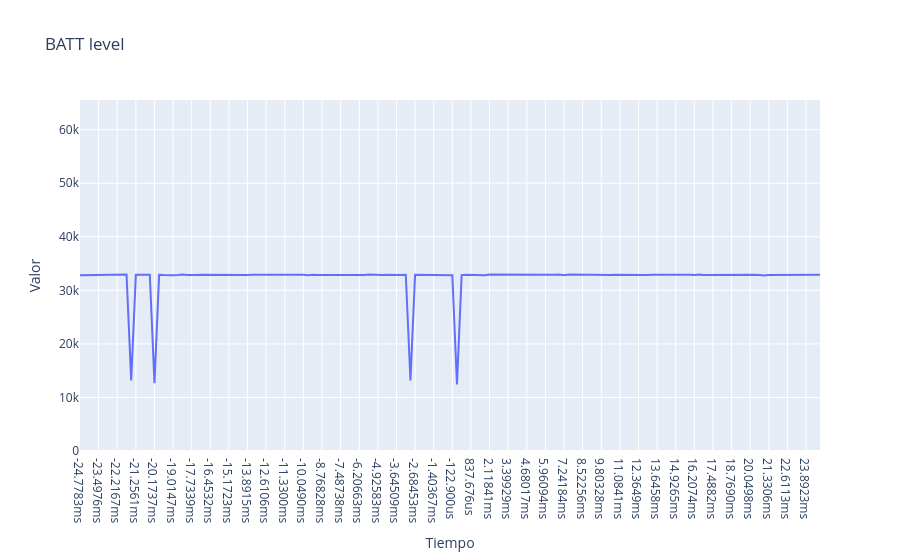

The code cell stored with this chart in its notebook:
### Code cell
fig = go.Figure()


# Agregamos cada señal como un trazo
fig.add_trace(go.Scatter(x = resultados_tiempos[4], y=new_arr4, mode='lines', name='Señal 4'))

# Opciones de layout
fig.update_layout(
    title='BATT level',
    xaxis_title='Tiempo',
    yaxis_title='Valor',
  hovermode='x unified',    yaxis=dict(range=[0, 65536])
)

fig.show()

### Figure 1 — Plotly figure (JSON) as saved in the notebook; plotly's stock layout.template omitted (floating-point values rounded to 4 significant figures; data arrays with more than 128 entries replaced by an {"elided": "..."} marker saying what was removed)
{"data": [{"mode": "lines", "name": "Señal 4", "type": "scatter", "x": {"elided": "160 str values"}, "y": {"elided": "160 int values"}}], "layout": {"hovermode": "x unified", "title": {"text": "BATT level"}, "xaxis": {"title": {"text": "Tiempo"}}, "yaxis": {"range": [0, 65536], "title": {"text": "Valor"}}}}
